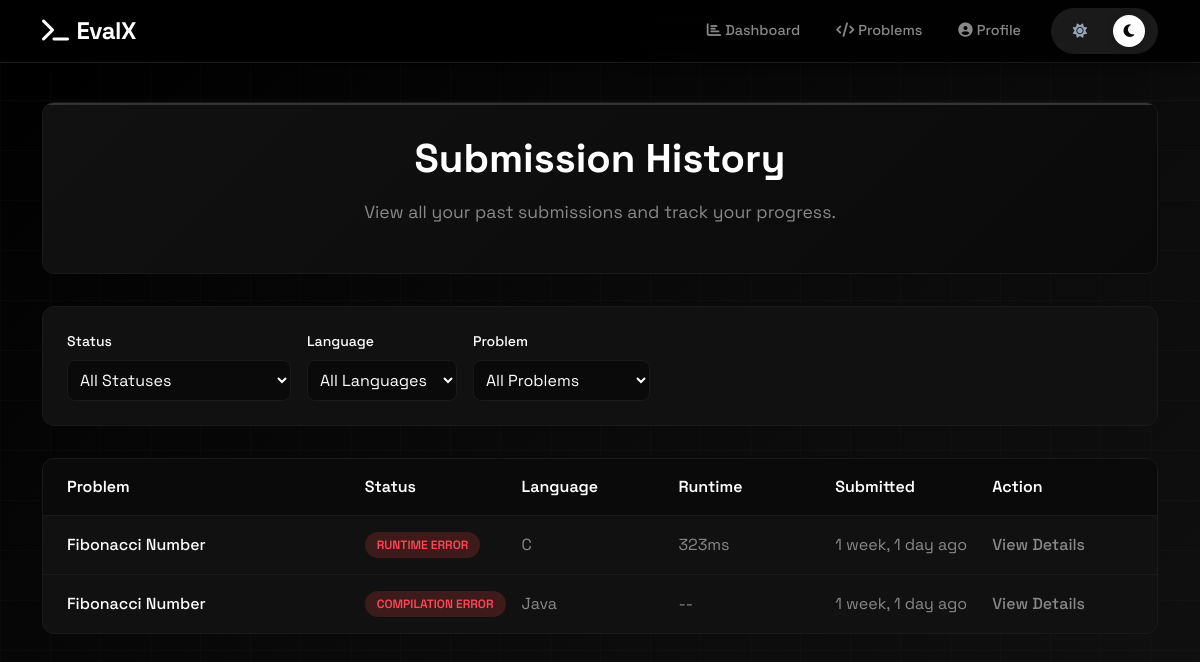
The app's page /compiler/submit/history/ (signed in) with its own data.
### submit/models.py (models this page shows, shortened)
class Submission(models.Model):
    user = models.ForeignKey(
        User,
        on_delete=models.CASCADE,
        related_name='submissions'
    )
    problem = models.ForeignKey(
        'problems.Problem',
        on_delete=models.CASCADE,
        related_name='submissions'
    )
    language = models.CharField(
        max_length=10,
        choices=LanguageChoice.choices
    )
    code = models.TextField()
    status = models.CharField(
        max_length=20,
        choices=SubmissionStatus.choices,
        default=SubmissionStatus.PENDING
    )
    runtime_ms = models.IntegerField(null=True, blank=True)
    memory_kb = models.IntegerField(null=True, blank=True)
    error_message = models.TextField(blank=True)
    tests_passed = models.PositiveIntegerField(default=0)
    tests_total = models.PositiveIntegerField(default=0)
    submitted_at = models.DateTimeField(auto_now_add=True)
    judged_at = models.DateTimeField(null=True, blank=True)
    class Meta:
        ordering = ['-submitted_at']

### problems/models.py (models this page shows, shortened)
class Problem(models.Model):
    class Difficulty(models.TextChoices):
        EASY = 'easy', 'Easy'
        MEDIUM = 'medium', 'Medium'
        HARD = 'hard', 'Hard'
    title = models.CharField(max_length=200)
    slug = models.SlugField(max_length=200, unique=True, blank=True)
    description = models.TextField(help_text="Problem statement in Markdown")
    input_format = models.TextField(blank=True, help_text="Description of input format")
    output_format = models.TextField(blank=True, help_text="Description of output format")
    constraints = models.TextField(blank=True, help_text="Problem constraints")
    difficulty = models.CharField(
        max_length=10,
        choices=Difficulty.choices,
        default=Difficulty.EASY
    )
    tags = models.ManyToManyField(Tag, blank=True, related_name='problems')
    time_limit = models.FloatField(default=2.0, help_text="Time limit in seconds")
    memory_limit = models.IntegerField(default=256, help_text="Memory limit in MB")
    solve_count = models.PositiveIntegerField(default=0)
    attempt_count = models.PositiveIntegerField(default=0)
    created_at = models.DateTimeField(auto_now_add=True)
    updated_at = models.DateTimeField(auto_now=True)
    is_active = models.BooleanField(default=True)
    class Meta:
        ordering = ['difficulty', 'title']

### submit/views.py (the view)
# urls.py: path('history/', SubmissionHistoryView.as_view(), name='submission_history'),
class SubmissionHistoryView(LoginRequiredMixin, ListView):
    model = Submission
    template_name = 'submit/history.html'
    context_object_name = 'submissions'
    paginate_by = 20
    def get_queryset(self):
        queryset = Submission.objects.filter(
            user=self.request.user
        ).select_related('problem').order_by('-submitted_at')
        problem_slug = self.request.GET.get('problem')
        if problem_slug:
            queryset = queryset.filter(problem__slug=problem_slug)
        status = self.request.GET.get('status')
        if status and status in dict(SubmissionStatus.choices):
            queryset = queryset.filter(status=status)
        language = self.request.GET.get('language')
        if language and language in dict(LanguageChoice.choices):
            queryset = queryset.filter(language=language)
        return queryset
    def get_context_data(self, **kwargs):
        context = super().get_context_data(**kwargs)
        context['status_choices'] = SubmissionStatus.choices
        context['language_choices'] = LanguageChoice.choices
        context['current_status'] = self.request.GET.get('status', '')
        context['current_language'] = self.request.GET.get('language', '')
        context['current_problem'] = self.request.GET.get('problem', '')
        context['user_problems'] = Problem.objects.filter(
            submissions__user=self.request.user
        ).distinct()
        return context

### submit/templates/submit/history.html (shortened to what this page needs)
{% extends 'home/base.html' %}
{% block content %}
<div class="history-container">
    <div class="container">
        <div class="page-header">
            <h1 class="page-title">Submission History</h1>
            <p class="page-subtitle">
                View all your past submissions and track your progress.
            </p>
        </div>
        <div class="filters-section">
            <form method="get" class="filters-row">
                <div class="filter-group">
                    <label class="filter-label">Status</label>
                    <select class="filter-select" name="status" onchange="this.form.submit()">
                        <option value="">All Statuses</option>
                    </select>
                </div>
                <div class="filter-group">
                    <label class="filter-label">Language</label>
                    <select class="filter-select" name="language" onchange="this.form.submit()">
                        <option value="">All Languages</option>
                    </select>
                </div>
                {% if user_problems %}
                <div class="filter-group">
                    <label class="filter-label">Problem</label>
                    <select class="filter-select" name="problem" onchange="this.form.submit()">
                        <option value="">All Problems</option>
                    </select>
                </div>
                {% endif %}
            </form>
        </div>
        <div class="submissions-table">
            <div class="table-header">
                <div>Problem</div>
                <div>Status</div>
                <div>Language</div>
                <div>Runtime</div>
                <div>Submitted</div>
                <div>Action</div>
            </div>
            {% for submission in submissions %}
            <div class="submission-row">
                <div>
                    <a href="{% url 'problems:problem_detail' submission.problem.slug %}" class="problem-link">
                        {{ submission.problem.title }}
                    </a>
                </div>
                <div>
                    <span class="status-badge status-{{ submission.status }}">
                        {{ submission.get_status_display }}
                    </span>
                </div>
                <div style="color: var(--dark-text-secondary);">
                    {{ submission.get_language_display }}
                </div>
                <div style="color: var(--dark-text-secondary);">
                    {% if submission.runtime_ms %}{{ submission.runtime_ms }}ms{% else %}--{% endif %}
                </div>
                <div style="color: var(--dark-text-secondary);">
                    {{ submission.submitted_at|timesince }} ago
                </div>
                <div>
                    <a href="{% url 'submit:submission_detail' submission.id %}" class="view-link">
                        View Details
                    </a>
                </div>
            </div>
            {% endfor %}
        </div>
    </div>
</div>
{% endblock %}

### home/templates/home/base.html (style rules this page uses)
:root, [data-theme="dark"] { --primary-color: #ffffff; --secondary-color: #e0e0e0; --accent-color: #ffffff; --success-color: #00ff88; --warning-color: #ffaa00; --danger-color: #ff4757; --bg-primary: #000000; --bg-secondary: #0a0a0a; --bg-card: #111111; --bg-surface: #0a0a0a; --border-color: #1a1a1a; --border-light: #2a2a2a; --text-primary: #ffffff; --text-secondary: #888888; --text-muted: #666666; --hover-bg: #1a1a1a; --gradient-bg: linear-gradient(135deg, #000000 0%, #0a0a0a 50%, #111111 100%); --gradient-card: linear-gradient(145deg, #111111 0%, #0a0a0a 100%); --navbar-bg: rgba(0, 0, 0, 0.85); --navbar-border: #1a1a1a; --btn-primary-bg: #ffffff; --btn-primary-text: #000000; --btn-primary-hover: #e0e0e0; --grid-color: rgba(255, 255, 255, 0.02); --shadow: 0 4px 24px rgba(0, 0, 0, 0.5); --shadow-hover: 0 4px 20px rgba(255, 255, 255, 0.1); --border-radius: 12px; }
* { margin: 0; padding: 0; box-sizing: border-box; }
body { font-family: 'Space Grotesk', sans-serif; background: var(--gradient-bg); background-attachment: fixed; color: var(--text-primary); min-height: 100vh; position: relative; transition: background 0.3s ease, color 0.3s ease; }
body::before { content: ''; position: fixed; top: 0; left: 0; width: 100%; height: 100%; background-image: linear-gradient(var(--grid-color) 1px, transparent 1px), linear-gradient(90deg, var(--grid-color) 1px, transparent 1px); background-size: 50px 50px; pointer-events: none; z-index: 0; }
a { color: var(--text-secondary); text-decoration: none; transition: all 0.2s ease; }
[data-theme="dark"] { --dark-bg: var(--bg-primary); --dark-surface: var(--bg-surface); --dark-card: var(--bg-card); --dark-border: var(--border-color); --dark-border-light: var(--border-light); --dark-text: var(--text-primary); --dark-text-secondary: var(--text-secondary); --dark-hover: var(--hover-bg); }

### submit/templates/submit/history.html (style rules this page uses)
.history-container { padding: 2rem 0; min-height: calc(100vh - 80px); }
.page-header { background: linear-gradient(135deg, var(--dark-card) 0%, var(--dark-surface) 100%); border: 1px solid var(--dark-border); border-radius: var(--border-radius); padding: 2rem; margin-bottom: 2rem; text-align: center; position: relative; overflow: hidden; }
.page-header::before { content: ''; position: absolute; top: 0; left: 0; right: 0; height: 2px; background: #333333; }
.page-title { font-size: 2.5rem; font-weight: 700; margin-bottom: 1rem; color: var(--dark-text); }
.page-subtitle { color: var(--dark-text-secondary); font-size: 1.1rem; }
.filters-section { background: var(--dark-card); border: 1px solid var(--dark-border); border-radius: var(--border-radius); padding: 1.5rem; margin-bottom: 2rem; }
.filters-row { display: flex; gap: 1rem; align-items: center; flex-wrap: wrap; }
.filter-group { display: flex; flex-direction: column; gap: 0.5rem; }
.filter-label { font-size: 0.875rem; font-weight: 500; color: var(--dark-text); }
.filter-select { background: var(--dark-surface); border: 1px solid var(--dark-border); color: var(--dark-text); border-radius: 8px; padding: 0.5rem; min-width: 150px; }
.submissions-table { background: var(--dark-card); border: 1px solid var(--dark-border); border-radius: var(--border-radius); overflow: hidden; }
.table-header { display: grid; grid-template-columns: 2fr 1fr 1fr 1fr 1fr 1fr; gap: 1rem; padding: 1rem 1.5rem; background: var(--dark-surface); border-bottom: 1px solid var(--dark-border); font-weight: 600; color: var(--dark-text); }
.submission-row { display: grid; grid-template-columns: 2fr 1fr 1fr 1fr 1fr 1fr; gap: 1rem; padding: 1rem 1.5rem; border-bottom: 1px solid var(--dark-border); align-items: center; transition: all 0.3s ease; }
.submission-row:last-child { border-bottom: none; }
.problem-link { color: var(--dark-text); text-decoration: none; font-weight: 500; }
.status-badge { padding: 0.25rem 0.75rem; border-radius: 20px; font-size: 0.75rem; font-weight: 600; text-transform: uppercase; display: inline-block; }
.status-wrong_answer, .status-tle, .status-rte, .status-ce, .status-mle { background: rgba(239, 68, 68, 0.2); color: var(--danger-color); }
.view-link { color: #888888; text-decoration: none; font-weight: 500; }

### records on screen
Submission: problem "Fibonacci Number", status "RUNTIME ERROR", language "C", runtime_ms "323", submitted_at "1 week, 1 day"
Submission: problem "Fibonacci Number", status "COMPILATION ERROR", language "Java", submitted_at "1 week, 1 day"
